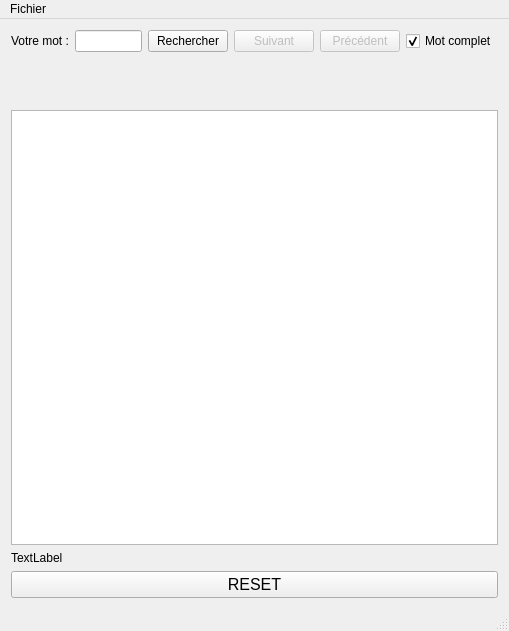
<?xml version="1.0" encoding="UTF-8"?>
<ui version="4.0">
 <class>TextFinder</class>
 <widget class="QMainWindow" name="TextFinder">
  <property name="enabled">
   <bool>true</bool>
  </property>
  <property name="geometry">
   <rect>
    <x>0</x>
    <y>0</y>
    <width>509</width>
    <height>631</height>
   </rect>
  </property>
  <property name="windowTitle">
   <string>TextFinder</string>
  </property>
  <widget class="QWidget" name="centralWidget">
   <layout class="QVBoxLayout" name="verticalLayout">
    <item>
     <layout class="QHBoxLayout" name="horizontalLayout">
      <item>
       <widget class="QLabel" name="searchLabel">
        <property name="text">
         <string>Votre mot :</string>
        </property>
       </widget>
      </item>
      <item>
       <widget class="QLineEdit" name="chooseWordLine"/>
      </item>
      <item>
       <widget class="QPushButton" name="findButton">
        <property name="cursor">
         <cursorShape>PointingHandCursor</cursorShape>
        </property>
        <property name="toolTip">
         <string>Faire une recherche globale du mot</string>
        </property>
        <property name="toolTipDuration">
         <number>-1</number>
        </property>
        <property name="whatsThis">
         <string/>
        </property>
        <property name="accessibleDescription">
         <string/>
        </property>
        <property name="text">
         <string>Rechercher</string>
        </property>
        <property name="checkable">
         <bool>false</bool>
        </property>
       </widget>
      </item>
      <item>
       <widget class="QPushButton" name="nextButton">
        <property name="enabled">
         <bool>false</bool>
        </property>
        <property name="cursor">
         <cursorShape>PointingHandCursor</cursorShape>
        </property>
        <property name="toolTip">
         <string>Faire une recherche mot par mot</string>
        </property>
        <property name="text">
         <string>Suivant</string>
        </property>
        <property name="checkable">
         <bool>false</bool>
        </property>
       </widget>
      </item>
      <item>
       <widget class="QPushButton" name="previousButton">
        <property name="enabled">
         <bool>false</bool>
        </property>
        <property name="text">
         <string>Précédent</string>
        </property>
       </widget>
      </item>
      <item>
       <widget class="QCheckBox" name="fullWordCheckBox">
        <property name="enabled">
         <bool>true</bool>
        </property>
        <property name="text">
         <string>Mot complet</string>
        </property>
        <property name="checked">
         <bool>true</bool>
        </property>
       </widget>
      </item>
      <item>
       <spacer name="horizontalSpacer_3">
        <property name="orientation">
         <enum>Qt::Horizontal</enum>
        </property>
        <property name="sizeHint" stdset="0">
         <size>
          <width>40</width>
          <height>20</height>
         </size>
        </property>
       </spacer>
      </item>
     </layout>
    </item>
    <item>
     <layout class="QHBoxLayout" name="horizontalLayout_3">
      <item>
       <widget class="QLabel" name="wordComptLabel">
        <property name="toolTip">
         <string>Indique le nombre de mot(s) trouvé</string>
        </property>
        <property name="text">
         <string/>
        </property>
       </widget>
      </item>
      <item>
       <spacer name="horizontalSpacer_4">
        <property name="orientation">
         <enum>Qt::Horizontal</enum>
        </property>
        <property name="sizeHint" stdset="0">
         <size>
          <width>40</width>
          <height>20</height>
         </size>
        </property>
       </spacer>
      </item>
      <item>
       <widget class="QLabel" name="wordNumberLabel">
        <property name="text">
         <string/>
        </property>
       </widget>
      </item>
     </layout>
    </item>
    <item>
     <layout class="QHBoxLayout" name="horizontalLayout_4">
      <item>
       <spacer name="horizontalSpacer">
        <property name="orientation">
         <enum>Qt::Horizontal</enum>
        </property>
        <property name="sizeHint" stdset="0">
         <size>
          <width>40</width>
          <height>20</height>
         </size>
        </property>
       </spacer>
      </item>
      <item>
       <widget class="QLabel" name="currentloadedfile">
        <property name="text">
         <string/>
        </property>
       </widget>
      </item>
      <item>
       <spacer name="horizontalSpacer_2">
        <property name="orientation">
         <enum>Qt::Horizontal</enum>
        </property>
        <property name="sizeHint" stdset="0">
         <size>
          <width>40</width>
          <height>20</height>
         </size>
        </property>
       </spacer>
      </item>
     </layout>
    </item>
    <item>
     <widget class="QPlainTextEdit" name="showText">
      <property name="mouseTracking">
       <bool>false</bool>
      </property>
     </widget>
    </item>
    <item>
     <widget class="QLabel" name="cursorLabel">
      <property name="toolTip">
       <string>Indique la ligne et la lettre du curseur</string>
      </property>
      <property name="text">
       <string>TextLabel</string>
      </property>
     </widget>
    </item>
    <item>
     <widget class="QPushButton" name="resetButton">
      <property name="font">
       <font>
        <pointsize>12</pointsize>
       </font>
      </property>
      <property name="contextMenuPolicy">
       <enum>Qt::DefaultContextMenu</enum>
      </property>
      <property name="toolTip">
       <string>Remettre la fenetre a zero</string>
      </property>
      <property name="text">
       <string>RESET</string>
      </property>
     </widget>
    </item>
   </layout>
  </widget>
  <widget class="QMenuBar" name="menuBar">
   <property name="geometry">
    <rect>
     <x>0</x>
     <y>0</y>
     <width>509</width>
     <height>17</height>
    </rect>
   </property>
   <widget class="QMenu" name="menuFichier">
    <property name="title">
     <string>Fichier</string>
    </property>
    <addaction name="actionSauvegarder"/>
    <addaction name="actionSave"/>
    <addaction name="separator"/>
    <addaction name="actionOpen"/>
    <addaction name="actionRecent1_2"/>
    <addaction name="actionRecent2_2"/>
    <addaction name="actionRecent3_2"/>
    <addaction name="actionRecent4"/>
    <addaction name="actionRecent5"/>
    <addaction name="separator"/>
    <addaction name="actionQuit"/>
   </widget>
   <addaction name="menuFichier"/>
  </widget>
  <widget class="QStatusBar" name="statusBar"/>
  <action name="actionOpen">
   <property name="text">
    <string>Ouvrir</string>
   </property>
  </action>
  <action name="actionQuit">
   <property name="text">
    <string>Quitter</string>
   </property>
  </action>
  <action name="actionSave">
   <property name="text">
    <string>Sauvegarder sous</string>
   </property>
  </action>
  <action name="actionLightDark">
   <property name="text">
    <string>Dark/Light Style</string>
   </property>
  </action>
  <action name="actionWhite_Style">
   <property name="text">
    <string>White Style</string>
   </property>
  </action>
  <action name="actionRecent1">
   <property name="text">
    <string>Recent1</string>
   </property>
  </action>
  <action name="actionRecent2">
   <property name="text">
    <string>Recent2</string>
   </property>
  </action>
  <action name="actionRecent3">
   <property name="text">
    <string>Recent3</string>
   </property>
  </action>
  <action name="actionRecent1_2">
   <property name="text">
    <string>Recent1</string>
   </property>
   <property name="visible">
    <bool>false</bool>
   </property>
   <property name="iconVisibleInMenu">
    <bool>true</bool>
   </property>
  </action>
  <action name="actionRecent2_2">
   <property name="text">
    <string>Recent2</string>
   </property>
   <property name="visible">
    <bool>false</bool>
   </property>
  </action>
  <action name="actionRecent3_2">
   <property name="text">
    <string>Recent3</string>
   </property>
   <property name="visible">
    <bool>false</bool>
   </property>
  </action>
  <action name="actionRecent4">
   <property name="text">
    <string>Recent4</string>
   </property>
   <property name="visible">
    <bool>false</bool>
   </property>
  </action>
  <action name="actionRecent5">
   <property name="text">
    <string>recent5</string>
   </property>
   <property name="visible">
    <bool>false</bool>
   </property>
  </action>
  <action name="actionSauvegarder">
   <property name="text">
    <string>Sauvegarder</string>
   </property>
  </action>
 </widget>
 <layoutdefault spacing="6" margin="11"/>
 <resources/>
 <connections>
  <connection>
   <sender>actionQuit</sender>
   <signal>triggered()</signal>
   <receiver>TextFinder</receiver>
   <slot>close()</slot>
   <hints>
    <hint type="sourcelabel">
     <x>-1</x>
     <y>-1</y>
    </hint>
    <hint type="destinationlabel">
     <x>405</x>
     <y>160</y>
    </hint>
   </hints>
  </connection>
 </connections>
</ui>
